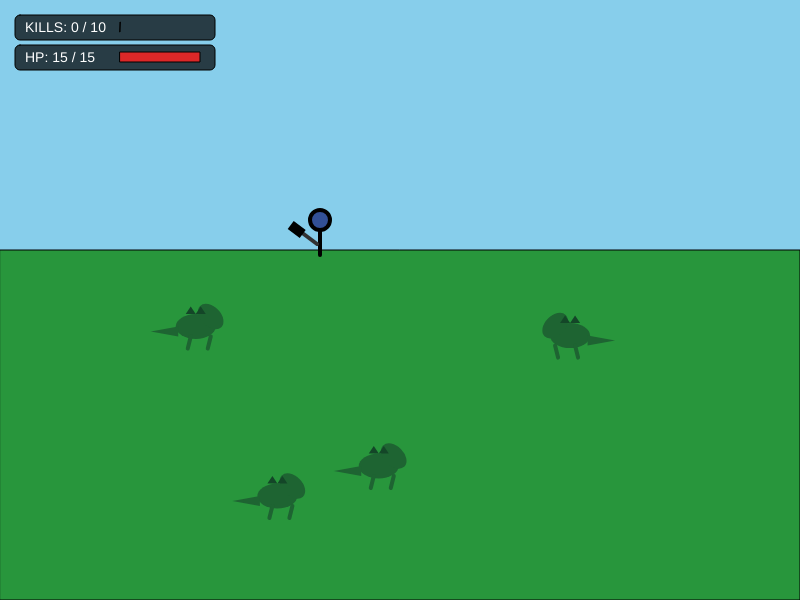
Frame 1 (no input)
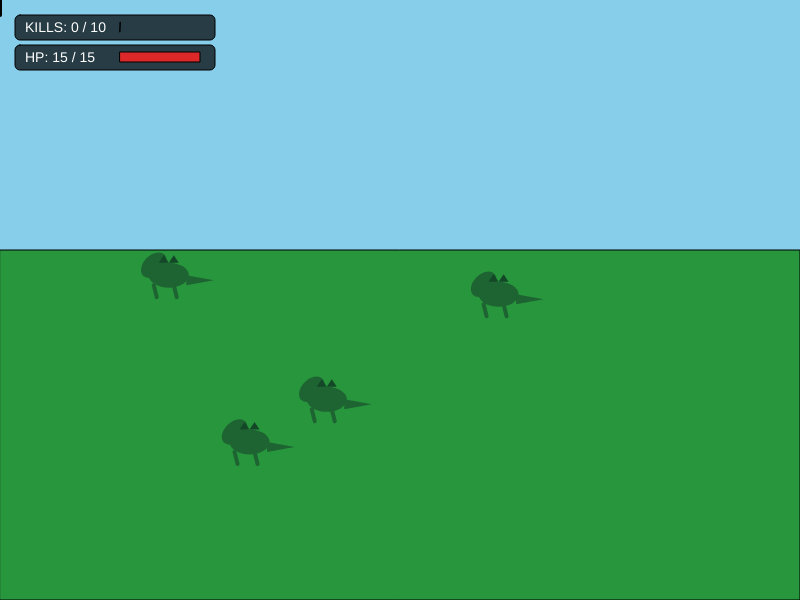
Frame 60 (no input)
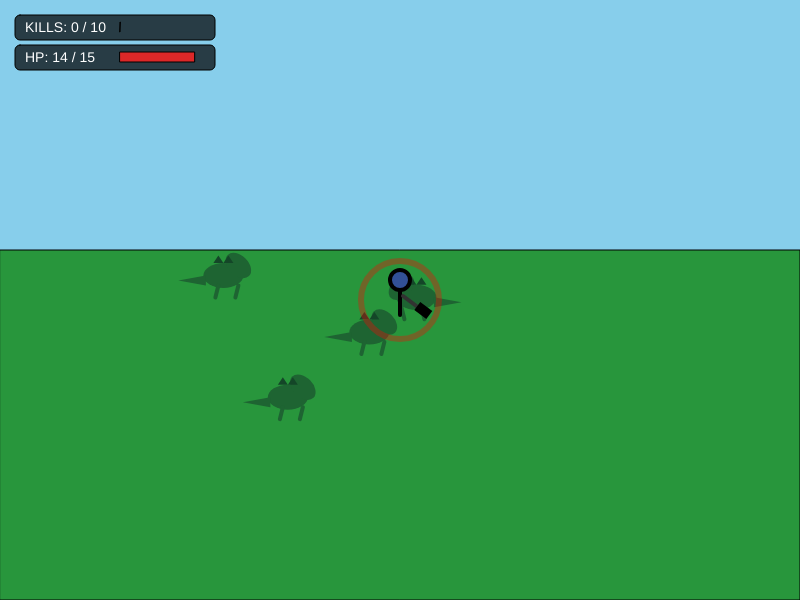
Frame 120 (the mouse pressed at the canvas centre since frame 60)

The p5.js sketch that drew these frames (run headless with seeded random() and noise() and a simulated clock; from frame 60 on, the mouse is pressed at the canvas centre):

// p5.js sketch
// ── sketch.js
let player;
let dinosaurs = [];
let blackHoles = [];
let particles = [];
let dmgEffects = [];
let endScreenParticles = []; // 專門給結算動畫用的粒子系統

let killCount = 0;
const targetKills = 10;
let gameState = "PLAY"; // PLAY, WIN, LOSE
let shakeTimer = 0;     // 畫面搖晃計時器

function setup() {
  createCanvas(800, 600);
  player = new Shooter();
  for (let i = 0; i < 4; i++) {
    dinosaurs.push(new Dinosaur());
  }
}

function draw() {
  // 處理畫面震動（受傷或失敗時）
  if (shakeTimer > 0) {
    translate(random(-6, 6), random(-6, 6));
    shakeTimer--;
  }

  if (gameState === "PLAY") {
    drawPrairie();

    // 1. 黑洞更新
    for (let i = blackHoles.length - 1; i >= 0; i--) {
      blackHoles[i].update();
      blackHoles[i].display();
      if (blackHoles[i].isDead()) {
        triggerExplosion(blackHoles[i].x, blackHoles[i].y);
        blackHoles.splice(i, 1);
      }
    }

    // 2. 恐龍更新
    for (let i = dinosaurs.length - 1; i >= 0; i--) {
      let d = dinosaurs[i];
      if (d.isBeingDevoured) {
        let bh = d.targetBlackHole;
        if (bh) {
          d.x = lerp(d.x, bh.x, 0.2);
          d.y = lerp(d.y, bh.y, 0.2);
          d.size *= 0.85; 
        }
        if (d.size < 2) {
          dinosaurs.splice(i, 1);
          killCount++;
          if (killCount >= targetKills) gameState = "WIN";
          else dinosaurs.push(new Dinosaur()); 
        }
      } else {
        d.seek(player.x, player.y);
        d.update();
        if (d.checkAttack(player)) {
          dmgEffects.push(new DamageShockwave(player.x, player.y));
          shakeTimer = 10; // 被打時畫面搖晃
          if (player.hp <= 0) {
            gameState = "LOSE";
            shakeTimer = 30; // 失敗時劇烈搖晃
          }
        }
      }
      d.display();
    }

    // 3. 玩家更新
    player.update();
    player.display();

    // 4. 遊戲中粒子更新
    for (let i = particles.length - 1; i >= 0; i--) {
      particles[i].update();
      particles[i].display();
      if (particles[i].isDead()) particles.splice(i, 1);
    }
    for (let i = dmgEffects.length - 1; i >= 0; i--) {
      dmgEffects[i].update();
      dmgEffects[i].display();
      if (dmgEffects[i].isDead()) dmgEffects.splice(i, 1);
    }

    drawUI();
  } else {
    // 進入炫酷結算動畫狀態
    drawAdvancedEndScreen();
  }
}

function mousePressed() {
  if (gameState === "PLAY") {
    for (let i = dinosaurs.length - 1; i >= 0; i--) {
      let d = dinosaurs[i];
      if (!d.isBeingDevoured && dist(mouseX, mouseY, d.x, d.y) < d.size * 2.5) {
        let bh = new BlackHole(d.x + random(-10, 10), d.y - 10);
        blackHoles.push(bh);
        d.isBeingDevoured = true;
        d.targetBlackHole = bh;
        break;
      }
    }
  }
}

function triggerExplosion(x, y) {
  for (let i = 0; i < 50; i++) {
    particles.push(new ExplodeParticle(x, y));
  }
}

function drawPrairie() {
  background(135, 206, 235); 
  fill(40, 150, 60); 
  rect(0, 250, width, height - 250);
}

function drawUI() {
  fill(0, 180); rect(15, 15, 200, 25, 5);
  fill(255); textSize(14);
  text(`KILLS: ${killCount} / ${targetKills}`, 25, 32);
  fill(255, 215, 0); rect(120, 22, map(killCount, 0, targetKills, 0, 80), 10);

  fill(0, 180); rect(15, 45, 200, 25, 5);
  fill(255); text(`HP: ${player.hp} / 15`, 25, 62);
  fill(220, 40, 40); rect(120, 52, map(player.hp, 0, 15, 0, 80), 10);
}

// ==========================================
// --- 炫酷結算動畫系統 ---
// ==========================================
function drawAdvancedEndScreen() {
  background(15); // 深黑色高質感背景

  // 每影格隨機生成結算特效粒子
  if (gameState === "WIN") {
    // 勝利：兩側不斷噴發動態慶祝煙火
    if (frameCount % 3 === 0) {
      endScreenParticles.push(new EndParticle(random(50, 150), height, color(255, random(100, 255), 0), "UP"));
      endScreenParticles.push(new EndParticle(random(width-150, width-50), height, color(0, 255, random(100, 255)), "UP"));
    }
  } else if (gameState === "LOSE") {
    // 失敗：畫面上方落下毀滅性灰燼
    if (frameCount % 2 === 0) {
      endScreenParticles.push(new EndParticle(random(width), 0, color(random(150, 255), 0, 0), "DOWN"));
    }
  }

  // 更新與繪製結算粒子
  for (let i = endScreenParticles.length - 1; i >= 0; i--) {
    endScreenParticles[i].update();
    endScreenParticles[i].display();
    if (endScreenParticles[i].isDead()) endScreenParticles.splice(i, 1);
  }

  // 繪製前景與文字
  textAlign(CENTER);
  noStroke();

  if (gameState === "WIN") {
    // 霓虹文字發光感
    fill(255, 215, 0, 50); textSize(44); text("VICTORY!", width / 2 + sin(frameCount*0.1)*2, 122);
    fill(255, 255, 200); textSize(42); text("VICTORY!", width / 2, 120);
    
    // 炫酷舞台聚光燈
    fill(255, 255, 255, 15);
    triangle(width/2, 0, width/2 - 120, height, width/2 + 120, height);

    // 火柴人
    stroke(255); strokeWeight(5); noFill();
    let cx = width / 2; let cy = height - 160;
    ellipse(cx, cy - 80, 30); 
    line(cx, cy - 65, cx, cy - 10); 
    // 動態揮手
    let waveL = sin(frameCount * 0.15) * 15;
    let waveR = cos(frameCount * 0.15) * 15;
    line(cx, cy - 50, cx - 30, cy - 70 + waveL); 
    line(cx, cy - 50, cx + 30, cy - 70 + waveR); 
    line(cx, cy - 10, cx - 20, cy + 40); line(cx, cy - 10, cx + 20, cy + 40); 
    
    // 懸浮動態皇冠 + 能量光圈
    let crownY = cy - 105 + sin(frameCount * 0.08) * 6;
    fill(255, 255, 0, 40); ellipse(cx, crownY + 10, 50, 15); // 光暈
    fill(255, 215, 0); noStroke();
    beginShape();
    vertex(cx - 20, crownY); vertex(cx - 25, crownY - 20);
    vertex(cx - 10, crownY - 11); vertex(cx, crownY - 28);
    vertex(cx + 10, crownY - 11); vertex(cx + 25, crownY - 20);
    vertex(cx + 20, crownY);
    endShape(CLOSE);

  } else if (gameState === "LOSE") {
    // 失敗文字動態放大與血紅閃爍
    let sizePulse = map(sin(frameCount * 0.1), -1, 1, 40, 46);
    fill(random(150, 255), 0, 0);
    textSize(sizePulse);
    text("GAME OVER", width / 2, height / 2);
    
    // 繪製地面的毀滅裂痕線條
    stroke(100, 0, 0); strokeWeight(3);
    for(let i=0; i<5; i++) {
       line(width/2 - 100 + i*40, height/2 + 50, width/2 - 80 + i*40 + random(-10,10), height/2 + 90);
    }
  }
}

// 專用結算畫面炫酷粒子類別
class EndParticle {
  constructor(x, y, col, dir) {
    this.x = x;
    this.y = y;
    this.col = col;
    this.dir = dir;
    this.alpha = 255;
    this.size = random(4, 10);
    
    if (this.dir === "UP") {
      this.vx = random(-3, 3);
      this.vy = random(-8, -14); // 向上衝
    } else {
      this.vx = random(-1, 1);
      this.vy = random(2, 6);   // 向下落
    }
  }
  update() {
    this.x += this.vx;
    this.y += this.vy;
    if (this.dir === "UP") this.vy += 0.2; // 受重力影響下墜變成煙火
    this.alpha -= 4;
  }
  display() {
    push();
    noFill();
    stroke(red(this.col), green(this.col), blue(this.col), this.alpha);
    strokeWeight(2);
    // 繪製發光十字星或是方塊
    translate(this.x, this.y);
    rotate(frameCount * 0.05);
    line(-this.size, 0, this.size, 0);
    line(0, -this.size, 0, this.size);
    pop();
  }
  isDead() { return this.alpha <= 0 || this.y > height + 20; }
}

// ==========================================
// --- 原有基礎類別（保留並維持優化內容） ---
// ==========================================
class Shooter {
  constructor() { this.x = width / 2; this.y = height / 2; this.hp = 15; }
  update() { this.x = lerp(this.x, mouseX, 0.2); this.y = lerp(this.y, mouseY, 0.2); }
  display() {
    push(); translate(this.x, this.y); stroke(0); strokeWeight(4); fill(50, 80, 150);
    ellipse(0, -20, 20, 20); line(0, -10, 0, 15); 
    let angle = atan2(mouseY - this.y, mouseX - this.x); rotate(angle);
    stroke(50); line(0, -5, 25, -5); strokeWeight(5); stroke(0); rect(20, -8, 10, 5); pop();
  }
}

class Dinosaur {
  constructor() {
    this.x = random(width); this.y = random(280, height - 50); this.size = 25;
    this.speed = random(0.8, 1.6); this.vx = 0; this.vy = 0;
    this.isBeingDevoured = false; this.targetBlackHole = null; this.attackCooldown = 0;
  }
  seek(tx, ty) { let angle = atan2(ty - this.y, tx - this.x); this.vx = cos(angle) * this.speed; this.vy = sin(angle) * this.speed; }
  update() { this.x += this.vx; this.y += this.vy; if (this.attackCooldown > 0) this.attackCooldown--; }
  display() {
    push(); translate(this.x, this.y); if (this.vx < 0) scale(-1, 1); fill(30, 100, 50); noStroke();
    ellipse(0, 0, this.size * 1.6, this.size); triangle(-this.size * 0.7, 0, -this.size * 1.8, 5, -this.size * 0.7, 10); 
    push(); translate(this.size * 0.6, -this.size * 0.4); rotate(-QUARTER_PI); ellipse(0, 0, this.size * 0.8, this.size * 1.2); pop();
    fill(20, 70, 40); triangle(-10, -this.size*0.5, -5, -this.size*0.8, 0, -this.size*0.5); triangle(0, -this.size*0.5, 5, -this.size*0.8, 10, -this.size*0.5);
    stroke(30, 100, 50); strokeWeight(4); line(-5, 10, -8, 22); line(15, 10, 12, 22); pop();
  }
  checkAttack(target) {
    if (this.attackCooldown <= 0 && dist(this.x, this.y, target.x, target.y) < 40) {
      target.hp -= floor(random(1, 4)); this.attackCooldown = 60; return true;
    }
    return false;
  }
}

class BlackHole {
  constructor(x, y) { this.x = x; this.y = y; this.radius = 40; this.life = 15; this.angle = 0; }
  update() { this.life--; this.angle += 0.3; }
  display() {
    push(); translate(this.x, this.y); rotate(this.angle); stroke(138, 43, 226, 150); strokeWeight(2);
    for (let i = 0; i < 8; i++) { rotate(TWO_PI / 8); line(this.radius * 2, 0, this.radius * 0.5, 0); }
    noStroke(); fill(0); ellipse(0, 0, this.radius, this.radius); fill(75, 0, 130, 100); ellipse(0, 0, this.radius * 1.3, this.radius * 1.3); pop();
  }
  isDead() { return this.life <= 0; }
}

class ExplodeParticle {
  constructor(x, y) {
    this.x = x; this.y = y; let angle = random(TWO_PI); let speed = random(4, 12);
    this.vx = cos(angle) * speed; this.vy = sin(angle) * speed; this.alpha = 255; this.size = random(8, 16);
    this.col = random([color(255, 0, 128), color(0, 255, 128), color(0, 128, 255)]);
  }
  update() { this.x += this.vx; this.y += this.vy; this.vx *= 0.95; this.vy *= 0.95; this.alpha -= 8; }
  display() {
    push(); noStroke(); fill(red(this.col), green(this.col), blue(this.col), this.alpha);
    rectMode(CENTER); translate(this.x, this.y); rotate(frameCount * 0.2); rect(0, 0, this.size, this.size); pop();
  }
  isDead() { return this.alpha <= 0; }
}

class DamageShockwave {
  constructor(x, y) { this.x = x; this.y = y; this.r = 10; this.alpha = 255; }
  update() { this.r += 4; this.alpha -= 10; }
  display() { push(); noFill(); stroke(255, 0, 0, this.alpha); strokeWeight(6); ellipse(this.x, this.y, this.r, this.r); pop(); }
  isDead() { return this.alpha <= 0; }
}
